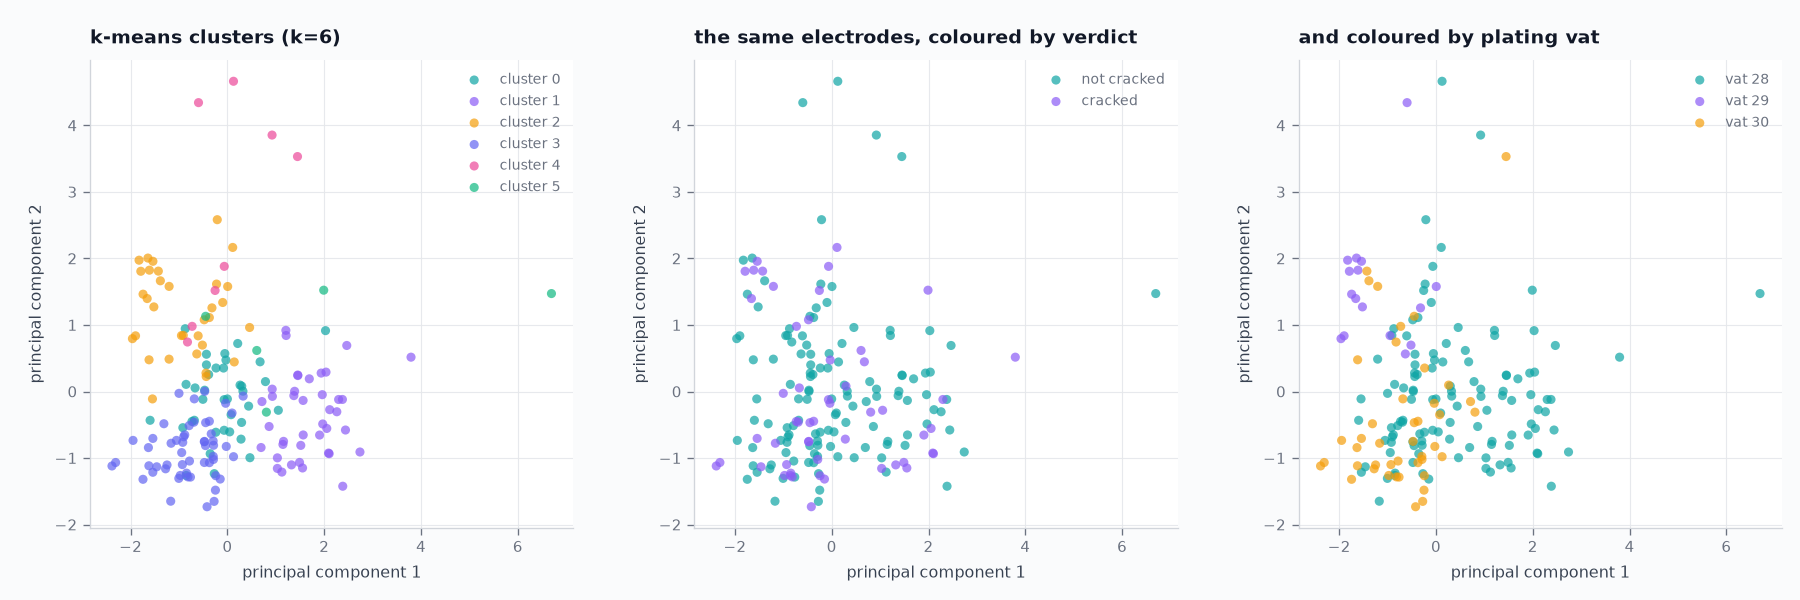

Recreate this plot in Python.
"""Unsupervised view of the same per-vat readings.

Clustering is never told which electrodes cracked. It groups electrodes by
how similar their readings are, and the question is then whether those
natural groups happen to line up with cracking — or with something else
entirely, like which vat the electrode was plated in.

Writes clustering.png.
"""
from pathlib import Path

import numpy as np
import pandas as pd
import matplotlib
matplotlib.use("Agg")
import matplotlib.pyplot as plt
from sklearn.cluster import AgglomerativeClustering, DBSCAN, KMeans
from sklearn.decomposition import PCA
from sklearn.metrics import adjusted_rand_score, silhouette_score
from sklearn.mixture import GaussianMixture
from sklearn.preprocessing import StandardScaler

HERE = Path(__file__).resolve().parent
DATASET = HERE / "vat_signals_dataset.csv"
OUTPUT = HERE / "clustering.png"
SEED = 0

COOL = "#0EA5A5"
HOT = "#8B5CF6"
PALETTE = ["#0EA5A5", "#8B5CF6", "#F59E0B", "#6366F1", "#EC4899", "#10B981"]
FIG_BG = "#FAFBFC"
AXES_BG = "#FFFFFF"
GRID = "#E5E7EB"
SPINE = "#D1D5DB"
TEXT = "#111827"
LABEL = "#374151"
SUBTEXT = "#6B7280"


def chrome(ax, title, xlabel="", ylabel=""):
    ax.set_facecolor(AXES_BG)
    ax.set_axisbelow(True)
    ax.set_title(title, color=TEXT, fontsize=11.5, fontweight="bold",
                 loc="left", pad=10)
    ax.set_xlabel(xlabel, color=LABEL, fontsize=9.5, labelpad=6)
    ax.set_ylabel(ylabel, color=LABEL, fontsize=9.5, labelpad=6)
    ax.grid(True, color=GRID, linewidth=0.7, alpha=0.9, zorder=0)
    ax.tick_params(colors=SUBTEXT, labelsize=9, length=4, width=0.8)
    for side in ("top", "right"):
        ax.spines[side].set_visible(False)
    for side in ("left", "bottom"):
        ax.spines[side].set_color(SPINE)


def load():
    frame = pd.read_csv(DATASET)
    features = [c for c in frame.columns
                if c.startswith(("strike_", "plating_"))
                and c != "plating_vat"]
    scaled = StandardScaler().fit_transform(frame[features])
    return frame, features, scaled


def choose_k(scaled):
    print("k-means: how many clusters does the data support?")
    print(f"  {'k':>3}{'inertia':>12}{'silhouette':>13}")
    best = None
    for k in range(2, 7):
        model = KMeans(k, n_init=20, random_state=SEED).fit(scaled)
        score = silhouette_score(scaled, model.labels_)
        print(f"  {k:>3}{model.inertia_:>12.1f}{score:>13.3f}")
        if best is None or score > best[1]:
            best = (k, score)
    print(f"  -> best separation at k={best[0]} (silhouette {best[1]:.3f})")
    return best[0]


def describe(frame, labels, name, features):
    frame = frame.assign(cluster=labels)
    table = frame.groupby("cluster").agg(
        electrodes=("cracked", "size"), cracked=("cracked", "sum"))
    table["cracked_rate"] = (table["cracked"] / table["electrodes"])
    vats = pd.crosstab(frame["cluster"], frame["plating_vat"])
    means = frame.groupby("cluster")[features].mean().round(1)

    print(f"\n{name}")
    print(table.to_string(formatters={"cracked_rate": "{:.0%}".format}))
    print("\n  plating vat per cluster:")
    print("  " + vats.to_string().replace("\n", "\n  "))
    print("\n  cluster centres:")
    print("  " + means.to_string().replace("\n", "\n  "))
    print(f"\n  agreement with cracking   (ARI) {adjusted_rand_score(frame['cracked'], labels):+.3f}")
    print(f"  agreement with plating vat (ARI) "
          f"{adjusted_rand_score(frame['plating_vat'], labels):+.3f}")
    return table


def scatter(ax, points, labels, colours, title, legend_labels=None):
    for value in sorted(pd.unique(labels)):
        mask = labels == value
        ax.scatter(points[mask, 0], points[mask, 1], s=30, alpha=0.7,
                   color=colours[int(value) % len(colours)],
                   edgecolors="none", zorder=3,
                   label=legend_labels[int(value)] if legend_labels else
                   f"cluster {value}")
    chrome(ax, title, "principal component 1", "principal component 2")
    ax.legend(frameon=False, fontsize=8.5, labelcolor=SUBTEXT, loc="best")


def main():
    frame, features, scaled = load()
    print(f"{len(frame)} electrodes, {int(frame['cracked'].sum())} cracked, "
          f"{len(features)} standardised features\n")

    k = choose_k(scaled)
    kmeans = KMeans(k, n_init=20, random_state=SEED).fit(scaled)
    describe(frame, kmeans.labels_, f"k-means, k={k}", features)

    two = KMeans(2, n_init=20, random_state=SEED).fit(scaled)
    if k != 2:
        describe(frame, two.labels_, "k-means, k=2 (one per verdict?)",
                 features)

    mixture = GaussianMixture(k, random_state=SEED).fit_predict(scaled)
    describe(frame, mixture, f"gaussian mixture, {k} components", features)

    ward = AgglomerativeClustering(k).fit_predict(scaled)
    describe(frame, ward, f"agglomerative (ward), {k} clusters", features)

    dbscan = DBSCAN(eps=1.2, min_samples=5).fit_predict(scaled)
    found = len(set(dbscan)) - (1 if -1 in dbscan else 0)
    print(f"\nDBSCAN: {found} clusters, "
          f"{int((dbscan == -1).sum())} points left as noise")

    points = PCA(2, random_state=SEED).fit_transform(scaled)
    figure, axes = plt.subplots(1, 3, figsize=(15, 5), dpi=120)
    figure.patch.set_facecolor(FIG_BG)
    scatter(axes[0], points, kmeans.labels_, PALETTE,
            f"k-means clusters (k={k})")
    scatter(axes[1], points, frame["cracked"].to_numpy(), [COOL, HOT],
            "the same electrodes, coloured by verdict",
            ["not cracked", "cracked"])
    vat_codes = frame["plating_vat"].astype("category")
    scatter(axes[2], points, vat_codes.cat.codes.to_numpy(), PALETTE,
            "and coloured by plating vat",
            [f"vat {v}" for v in vat_codes.cat.categories])
    figure.subplots_adjust(left=0.05, right=0.99, top=0.9, bottom=0.12,
                           wspace=0.25)
    figure.savefig(OUTPUT, facecolor=FIG_BG)
    print(f"\n✓ {OUTPUT.name}")


if __name__ == "__main__":
    main()
